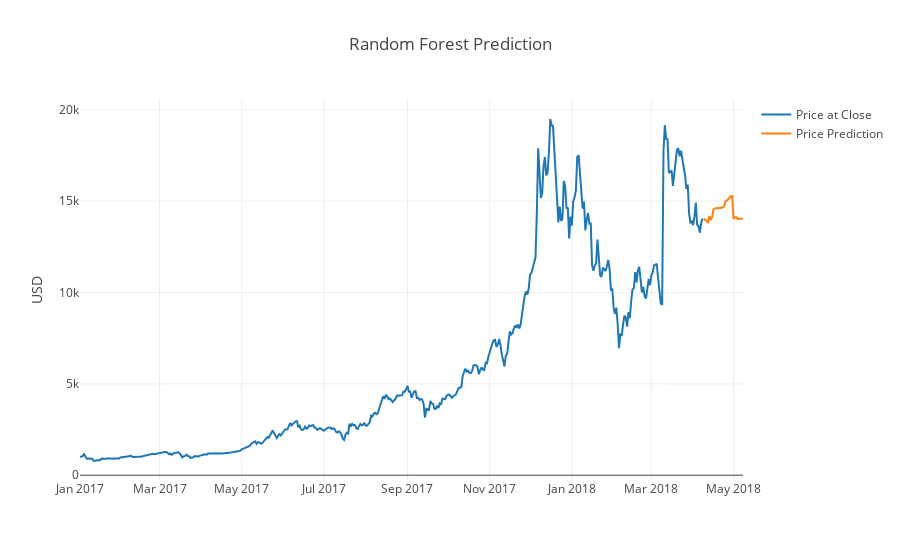

The notebook cell this image was saved under:
### Markdown cell above
**Price Prediction using the Random Forest model **

### Code cell
model_rf = fitted_models['rf']
model_rf.fit(A_train, B_train)
prediction = model_rf.predict(A_btc_predict)

final_rf = pd.concat([btc_cur, btc_predict])
final_rf = final_rf.groupby('date').sum()

forecast_rf = btc_cur.iloc[-1].date + dt.timedelta(days=1)
date = pd.date_range(forecast_rf, periods=30, freq='D')
predictions = pd.DataFrame(prediction, columns=['prediction'], index=date)
final_rf = final_rf.append(predictions)
final_rf.index.names = ['date']
final_rf = final_rf.reset_index()

final_rf['prediction'] = final_rf['prediction'] + (final_rf['close'].iloc[-31] - final_rf['prediction'].iloc[-1])

t0 = g_obj.Scatter(x=final_rf['date'], y=final_rf['close'],name='Price at Close')

t1 = g_obj.Scatter(x=final_rf['date'], y=final_rf['prediction'],name='Price Prediction')

data = [t0, t1]
layout = g_obj.Layout(title='Random Forest Prediction',yaxis={'title': 'USD','nticks': 10,},)
fig = g_obj.Figure(data=data, layout=layout)
py.iplot(fig, filename='random-forest-prediction')

### Figure 1 — Plotly figure (JSON) as saved in the notebook; plotly's stock layout.template omitted (floating-point values rounded to 4 significant figures; data arrays with more than 128 entries replaced by an {"elided": "..."} marker saying what was removed)
{"data": [{"name": "Price at Close", "type": "scatter", "x": {"elided": "493 str values"}, "y": {"elided": "493 float values"}}, {"name": "Price Prediction", "type": "scatter", "x": {"elided": "493 str values"}, "y": {"elided": "493 float values"}}], "layout": {"title": "Random Forest Prediction", "yaxis": {"nticks": 10, "title": "USD"}}}
